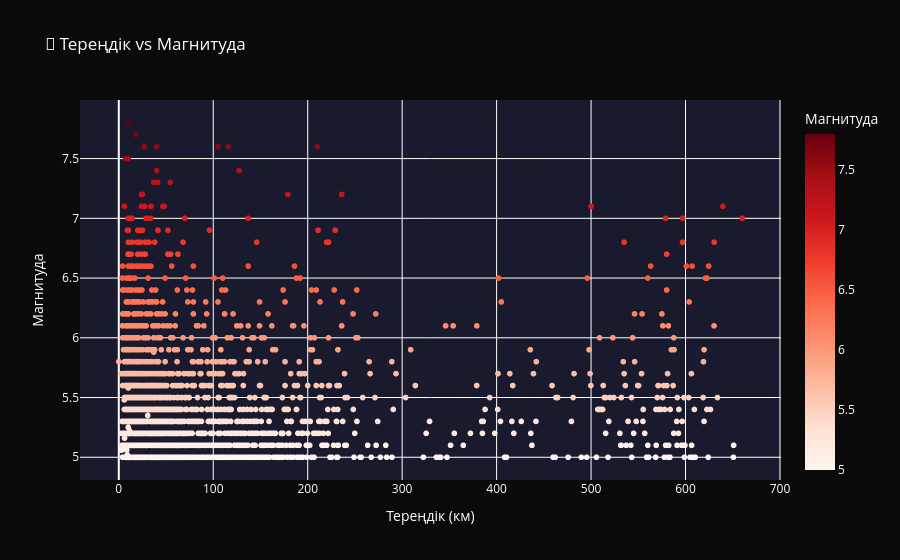

The notebook cell saved with this chart:
### Code cell
# Тереңдік vs Магнитуда
fig4 = px.scatter(
    df_clean,
    x='depth',
    y='mag',
    color='mag',
    color_continuous_scale='Reds',
    title='🔴 Тереңдік vs Магнитуда',
    labels={'depth': 'Тереңдік (км)', 'mag': 'Магнитуда'},
    hover_name='place'
)

fig4.update_layout(
    paper_bgcolor='#0a0a0a',
    plot_bgcolor='#1a1a2e',
    font=dict(color='white')
)

fig4.show()

### Figure 1 — Plotly figure (JSON) as saved in the notebook; plotly's stock layout.template omitted (floating-point values rounded to 4 significant figures; data arrays with more than 128 entries replaced by an {"elided": "..."} marker saying what was removed)
{"data": [{"hovertemplate": "<b>%{hovertext}</b><br><br>Тереңдік (км)=%{x}<br>Магнитуда=%{marker.color}<extra></extra>", "hovertext": {"elided": "5000 str values"}, "legendgroup": "", "marker": {"color": {"elided": "5000 float values"}, "coloraxis": "coloraxis", "symbol": "circle"}, "mode": "markers", "name": "", "showlegend": false, "type": "scattergl", "x": {"elided": "5000 float values"}, "xaxis": "x", "y": {"elided": "5000 float values"}, "yaxis": "y"}], "layout": {"coloraxis": {"colorbar": {"title": {"text": "Магнитуда"}}, "colorscale": [[0, "rgb(255,245,240)"], [0.125, "rgb(254,224,210)"], [0.25, "rgb(252,187,161)"], [0.375, "rgb(252,146,114)"], [0.5, "rgb(251,106,74)"], [0.625, "rgb(239,59,44)"], [0.75, "rgb(203,24,29)"], [0.875, "rgb(165,15,21)"], [1, "rgb(103,0,13)"]]}, "font": {"color": "white"}, "legend": {"tracegroupgap": 0}, "paper_bgcolor": "#0a0a0a", "plot_bgcolor": "#1a1a2e", "title": {"text": "🔴 Тереңдік vs Магнитуда"}, "xaxis": {"anchor": "y", "domain": [0, 1], "title": {"text": "Тереңдік (км)"}}, "yaxis": {"anchor": "x", "domain": [0, 1], "title": {"text": "Магнитуда"}}}}
